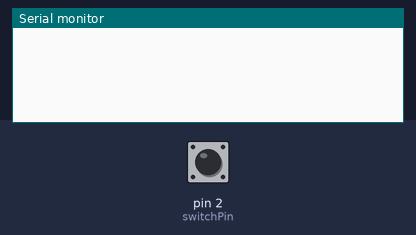
This sketch was run on a simulated Arduino Uno, built with avr-gcc and run on an emulated ATmega328P. On the bench: the last lines printed to the serial monitor. Inputs (shaded band) come from the test bench; at power-on: pin 2 (switchPin) HIGH.

Above: at 1.2 s.
1.3 s: pin 2 (switchPin) pulled LOW for 0.15 s
At 1.46 s:
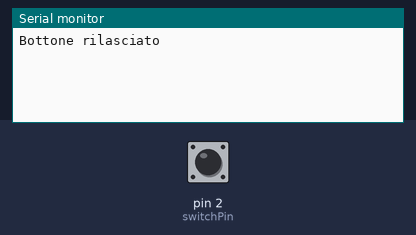
At 2.9 s:
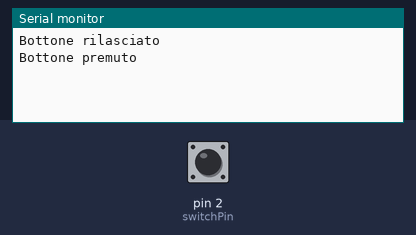

Measured:
- after the input at 1.3 s, the serial monitor: prints a new line at once (image 1)

The sketch:

button_state_3.ino
```cpp
/*
   Stato di un bottone

 Legge lo stato di un input

 */

int switchPin = 2;              // switch connesso al pin 2
                                // Nota: le prossime due variabili sono
                                // solo "definite" e non "inizializzate"
int statoAttuale;               // Variabile per leggere lo stato del bottone
int ultimoStato;                // Variabile per registrare l'ultimo stato del bottone

void setup() {
  pinMode(switchPin, INPUT);    // Set the switch pin as input

  Serial.begin(9600);           // Set up serial communication at 9600bps
  ultimoStato = digitalRead(switchPin);   // read the initial state
}


void loop(){
  statoAttuale = digitalRead(switchPin);      // Legge lo stato del bottone e
                                              // lo resistra nella variabile
   delay(20);                                 // riduce l'effetto bounce
  if (statoAttuale != ultimoStato) {
      // verifica due condizioni che devono realizzarsi contemporaneamente
    if (statoAttuale == HIGH) {               // il bottone e' stato premuto
      Serial.println("Bottone premuto");
    }
    else {                                    // il bottone non e' premuto...
      Serial.println("Bottone rilasciato");
    }
  }

  ultimoStato = statoAttuale;                 // Aggiorna lo stato finale al valore attuale
}

/* Domande:

 1. Cosa succde se non uso un delay(20) alla lettura del bottone?
 2. Implementare un LED che cambia stato quando viene premuto il bottone.
 3. Quanti stati ha il LED?
 4. Sarebbe possibile passare rapidamente da uno stato all'altro?

 */
```
